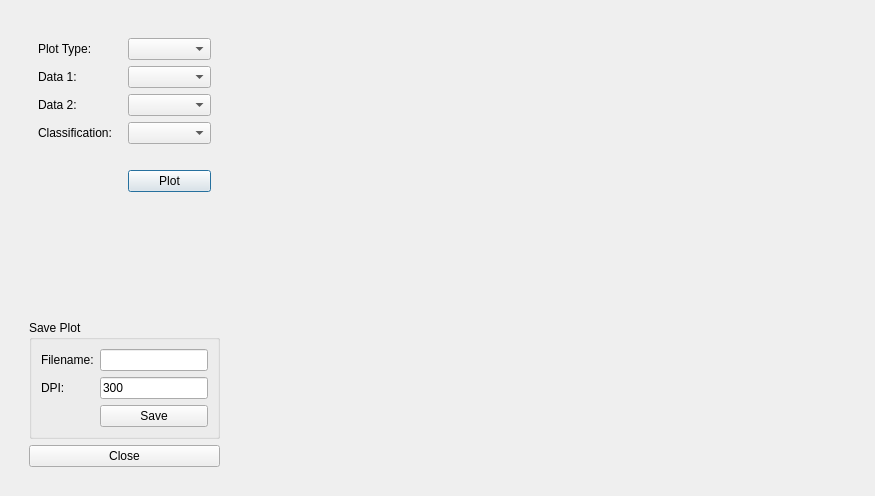
<?xml version="1.0" encoding="UTF-8"?>
<ui version="4.0">
 <class>Dialog</class>
 <widget class="QDialog" name="Dialog">
  <property name="geometry">
   <rect>
    <x>0</x>
    <y>0</y>
    <width>875</width>
    <height>496</height>
   </rect>
  </property>
  <property name="windowTitle">
   <string>Dialog</string>
  </property>
  <layout class="QGridLayout" name="gridLayout_2">
   <item row="0" column="0">
    <widget class="QWidget" name="widget" native="true">
     <property name="sizePolicy">
      <sizepolicy hsizetype="Preferred" vsizetype="Expanding">
       <horstretch>0</horstretch>
       <verstretch>0</verstretch>
      </sizepolicy>
     </property>
     <layout class="QGridLayout" name="gridLayout_3">
      <item row="0" column="1">
       <widget class="matplotlibPlotterWidget" name="matplotlibPlotterWidget" native="true">
        <property name="sizePolicy">
         <sizepolicy hsizetype="Expanding" vsizetype="Expanding">
          <horstretch>0</horstretch>
          <verstretch>0</verstretch>
         </sizepolicy>
        </property>
       </widget>
      </item>
      <item row="0" column="0">
       <widget class="QWidget" name="widget_2" native="true">
        <property name="sizePolicy">
         <sizepolicy hsizetype="Fixed" vsizetype="Preferred">
          <horstretch>0</horstretch>
          <verstretch>0</verstretch>
         </sizepolicy>
        </property>
        <property name="minimumSize">
         <size>
          <width>200</width>
          <height>0</height>
         </size>
        </property>
        <layout class="QVBoxLayout" name="verticalLayout">
         <item>
          <widget class="QWidget" name="plotcontrols" native="true">
           <layout class="QGridLayout" name="gridLayout">
            <item row="3" column="0">
             <widget class="QLabel" name="classLabel">
              <property name="text">
               <string>Classification:</string>
              </property>
             </widget>
            </item>
            <item row="0" column="1">
             <widget class="QComboBox" name="plotTypeComboBox"/>
            </item>
            <item row="2" column="0">
             <widget class="QLabel" name="data2Label">
              <property name="text">
               <string>Data 2:</string>
              </property>
             </widget>
            </item>
            <item row="3" column="1">
             <widget class="QComboBox" name="classComboBox"/>
            </item>
            <item row="0" column="0">
             <widget class="QLabel" name="plotTypeLabel">
              <property name="text">
               <string>Plot Type:</string>
              </property>
             </widget>
            </item>
            <item row="1" column="0">
             <widget class="QLabel" name="data1Label">
              <property name="text">
               <string>Data 1:</string>
              </property>
             </widget>
            </item>
            <item row="1" column="1">
             <widget class="QComboBox" name="data1ComboBox"/>
            </item>
            <item row="2" column="1">
             <widget class="QComboBox" name="data2ComboBox"/>
            </item>
            <item row="5" column="1">
             <widget class="QPushButton" name="plotButton">
              <property name="text">
               <string>Plot</string>
              </property>
             </widget>
            </item>
            <item row="4" column="1">
             <spacer name="verticalSpacer">
              <property name="orientation">
               <enum>Qt::Vertical</enum>
              </property>
              <property name="sizeType">
               <enum>QSizePolicy::Fixed</enum>
              </property>
              <property name="sizeHint" stdset="0">
               <size>
                <width>20</width>
                <height>20</height>
               </size>
              </property>
             </spacer>
            </item>
            <item row="6" column="0">
             <widget class="QLabel" name="spaceLabel">
              <property name="text">
               <string/>
              </property>
             </widget>
            </item>
           </layout>
          </widget>
         </item>
         <item>
          <spacer name="verticalSpacer_2">
           <property name="orientation">
            <enum>Qt::Vertical</enum>
           </property>
           <property name="sizeHint" stdset="0">
            <size>
             <width>20</width>
             <height>40</height>
            </size>
           </property>
          </spacer>
         </item>
         <item>
          <widget class="QGroupBox" name="groupBox">
           <property name="title">
            <string>Save Plot</string>
           </property>
           <layout class="QVBoxLayout" name="verticalLayout_2">
            <item>
             <layout class="QFormLayout" name="formLayout">
              <item row="1" column="0">
               <widget class="QLabel" name="saveFigDpiLabel">
                <property name="text">
                 <string>DPI:</string>
                </property>
               </widget>
              </item>
              <item row="1" column="1">
               <widget class="QLineEdit" name="saveFigDpiLineEdit">
                <property name="text">
                 <string>300</string>
                </property>
               </widget>
              </item>
              <item row="0" column="0">
               <widget class="QLabel" name="saveFigFilenameLabel">
                <property name="text">
                 <string>Filename:</string>
                </property>
               </widget>
              </item>
              <item row="0" column="1">
               <widget class="QLineEdit" name="saveFigFilenameLineEdit"/>
              </item>
              <item row="2" column="1">
               <widget class="QPushButton" name="saveFigButton">
                <property name="sizePolicy">
                 <sizepolicy hsizetype="Preferred" vsizetype="Fixed">
                  <horstretch>0</horstretch>
                  <verstretch>0</verstretch>
                 </sizepolicy>
                </property>
                <property name="text">
                 <string>Save</string>
                </property>
               </widget>
              </item>
             </layout>
            </item>
           </layout>
          </widget>
         </item>
         <item>
          <widget class="QPushButton" name="closeButton">
           <property name="text">
            <string>Close</string>
           </property>
          </widget>
         </item>
        </layout>
       </widget>
      </item>
     </layout>
    </widget>
   </item>
  </layout>
 </widget>
 <customwidgets>
  <customwidget>
   <class>matplotlibPlotterWidget</class>
   <extends>QWidget</extends>
   <header>matplotlibplotterwidget</header>
   <container>1</container>
  </customwidget>
 </customwidgets>
 <resources/>
 <connections/>
</ui>
